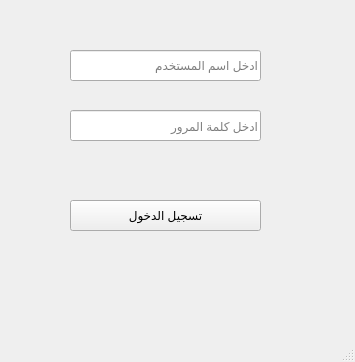
<?xml version="1.0" encoding="UTF-8"?>
<ui version="4.0">
 <class>MainWindow</class>
 <widget class="QMainWindow" name="MainWindow">
  <property name="geometry">
   <rect>
    <x>0</x>
    <y>0</y>
    <width>355</width>
    <height>362</height>
   </rect>
  </property>
  <property name="windowTitle">
   <string>MainWindow</string>
  </property>
  <widget class="QWidget" name="centralwidget">
   <widget class="QPushButton" name="login">
    <property name="geometry">
     <rect>
      <x>70</x>
      <y>200</y>
      <width>191</width>
      <height>31</height>
     </rect>
    </property>
    <property name="text">
     <string>تسجيل الدخول</string>
    </property>
   </widget>
   <widget class="QLineEdit" name="lineEdit">
    <property name="geometry">
     <rect>
      <x>70</x>
      <y>50</y>
      <width>191</width>
      <height>31</height>
     </rect>
    </property>
    <property name="placeholderText">
     <string>ادخل اسم المستخدم</string>
    </property>
   </widget>
   <widget class="QLineEdit" name="lineEdit_2">
    <property name="geometry">
     <rect>
      <x>70</x>
      <y>110</y>
      <width>191</width>
      <height>31</height>
     </rect>
    </property>
    <property name="echoMode">
     <enum>QLineEdit::Password</enum>
    </property>
    <property name="placeholderText">
     <string>ادخل كلمة المرور</string>
    </property>
   </widget>
   <widget class="QLabel" name="label">
    <property name="geometry">
     <rect>
      <x>80</x>
      <y>270</y>
      <width>231</width>
      <height>21</height>
     </rect>
    </property>
    <property name="text">
     <string/>
    </property>
   </widget>
  </widget>
  <widget class="QMenuBar" name="menubar">
   <property name="geometry">
    <rect>
     <x>0</x>
     <y>0</y>
     <width>355</width>
     <height>21</height>
    </rect>
   </property>
  </widget>
  <widget class="QStatusBar" name="statusbar"/>
 </widget>
 <resources/>
 <connections/>
</ui>
